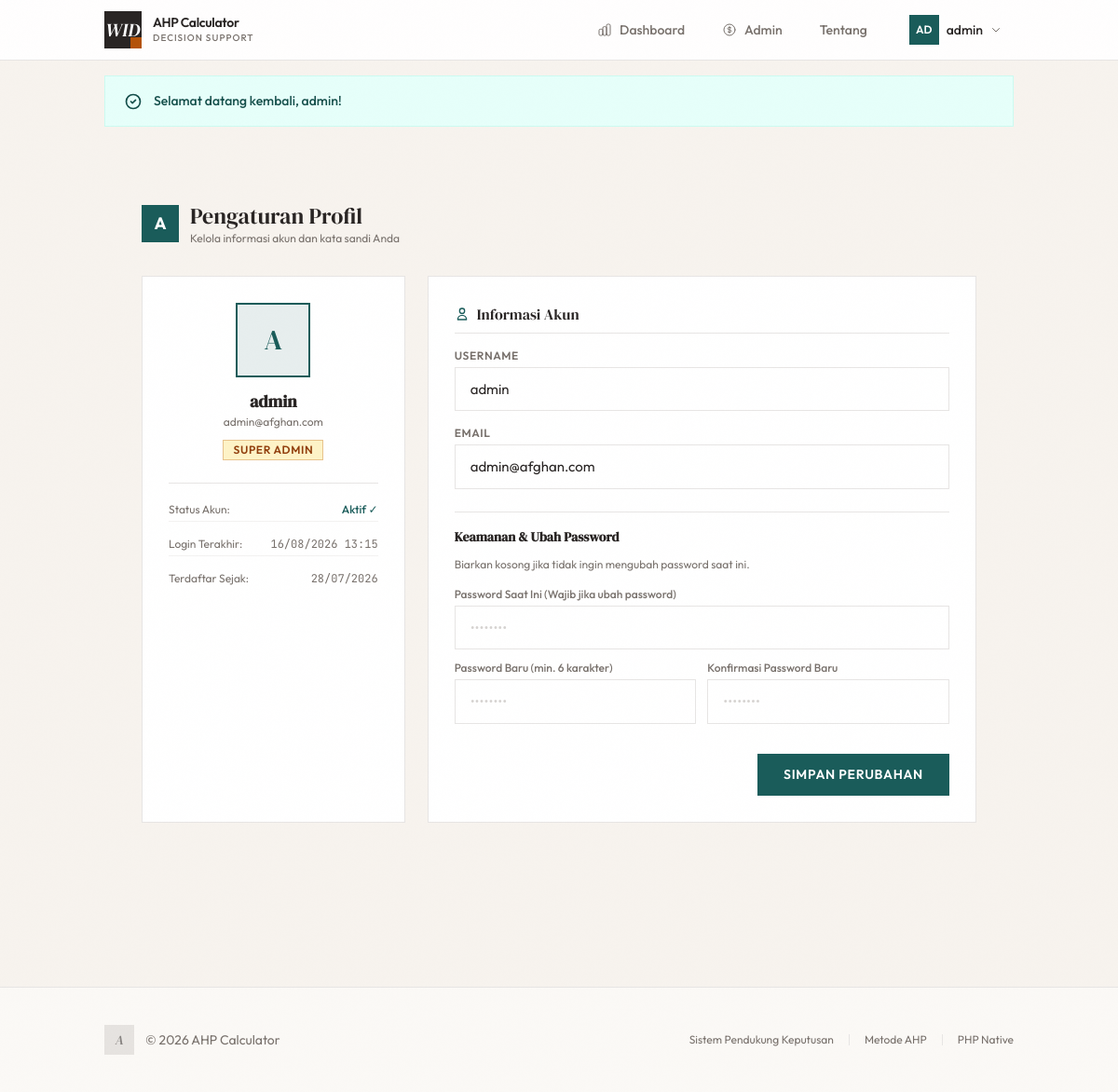
The page /?page=profile (signed in) on the database its author committed.
### tables this page shows
CREATE TABLE `users` (
  `id` int NOT NULL,
  `username` varchar(50) NOT NULL,
  `email` varchar(100) NOT NULL,
  `password_hash` varchar(255) NOT NULL,
  `role` enum('super_admin','user') NOT NULL DEFAULT 'user',
  `is_active` tinyint(1) DEFAULT '1',
  `last_login` timestamp NULL DEFAULT NULL,
  `created_at` timestamp NULL DEFAULT CURRENT_TIMESTAMP,
  `updated_at` timestamp NULL DEFAULT CURRENT_TIMESTAMP ON UPDATE CURRENT_TIMESTAMP
);

### db_helpers.php (called while the page is built, shortened)
<?php
function isLoggedIn()
{
    return isset($_SESSION["user_id"]) && $_SESSION["user_id"] > 0;
}
function isSuperAdmin()
{
    return isset($_SESSION["user_role"]) &&
        $_SESSION["user_role"] === "super_admin";
}
function getCurrentUser()
{
    $db = Database::getInstance();
    try {
        $user = $db->getRow(
            "SELECT id, username, email, role, is_active, last_login, created_at FROM users WHERE id = ?",
            [$_SESSION["user_id"]],
        );
    } catch (Exception $e) {
        $user = $db->getRow(
            "SELECT id, username, email, created_at FROM users WHERE id = ?",
            [$_SESSION["user_id"]],
        );
        if ($user) {
            $user["role"] = "user";
            $user["is_active"] = 1;
            $user["last_login"] = null;
        }
    }
    return $user;
}
function dbEnsureSettingsTable()
{
    static $ensured = false;
    if ($ensured) return;
    try {
        $ensured = true;
    } catch (Exception $e) {}
}
function dbGetSetting($key, $default = '')
{
    try {
        $db = Database::getInstance();
        $val = $db->getValue("SELECT setting_value FROM settings WHERE setting_key = ?", [$key]);
        if ($val !== null) return $val;
    } catch (Exception $e) {}
    $defaults = [
        'app_name' => APP_NAME,
        'app_institution' => APP_INSTITUTION,
        'app_logo_text' => 'A',
        'app_logo_url' => '',
        'report_signer_title' => 'Hormat Kami,',
        'report_signer_name' => 'Widya Corietania Basri, S.H., M.Kn.',
        'report_header_align' => 'center',
    ];
    return $defaults[$key] ?? $default;
}

### database.php (called while the page is built, shortened)
<?php
class Database {
    private static $instance = null;
    private $conn;
    private $host;
    private $user;
    private $pass;
    private $dbname;
    private $port;
    private function __construct() {
        $this->host = DB_HOST;
        $this->user = DB_USER;
        $this->pass = DB_PASS;
        $this->dbname = DB_NAME;
        $this->port = DB_PORT;
    }
    private function connect() {
        $this->conn = new mysqli($this->host, $this->user, $this->pass, $this->dbname, $this->port);
        $this->conn->set_charset("utf8mb4");
    }
    public static function getInstance() {
        if (self::$instance === null) {
            self::$instance = new self();
        }
        return self::$instance;
    }
    public function query($sql, $params = []) {
        $stmt = $this->conn->prepare($sql);
        if (!empty($params)) {
            $types = '';
            $values = [];
            foreach ($params as $param) {
                if (is_int($param)) {
                    $types .= 'i';
                } elseif (is_float($param)) {
                    $types .= 'd';
                } elseif (is_null($param)) {
                    $types .= 's';
                } else {
                    $types .= 's';
                }
                $values[] = $param;
            }
            $stmt->bind_param($types, ...$values);
        }
        $stmt->execute();
        $result = $stmt->get_result();
        return $result;
    }
    public function getRow($sql, $params = []) {
        $result = $this->query($sql, $params);
        if ($result instanceof mysqli_result) {
            return $result->fetch_assoc();
        }
        return null;
    }
    public function getValue($sql, $params = []) {
        $row = $this->getRow($sql, $params);
        if ($row) {
            return reset($row);
        }
        return null;
    }
}

### views/profile.php (the view, shortened to what this page needs)
<?php
$user = getCurrentUser();
$username = $user['username'] ?? $_SESSION['username'] ?? '';
$email = $user['email'] ?? '';
$role = $user['role'] ?? $_SESSION['user_role'] ?? 'user';
$lastLogin = $user['last_login'] ?? null;
$createdAt = $user['created_at'] ?? null;
?>
<div class="fade-in max-w-4xl mx-auto py-6">
    <div class="mb-8">
        <div class="flex items-center gap-3 mb-2">
            <div class="w-10 h-10 bg-teal flex items-center justify-center text-white text-lg font-bold">
                <?= strtoupper(substr($username, 0, 1)) ?>
            </div>
            <div>
                <h1 class="text-2xl font-display text-ink">Pengaturan Profil</h1>
                <p class="text-xs text-ink-muted">Kelola informasi akun dan kata sandi Anda</p>
            </div>
        </div>
    </div>
    <div class="grid grid-cols-1 md:grid-cols-3 gap-6">
        <div class="card border-border md:col-span-1">
            <div class="text-center pb-6 border-b border-border">
                <div class="w-20 h-20 bg-teal/10 border-2 border-teal text-teal font-display text-3xl flex items-center justify-center mx-auto mb-3">
                    <?= strtoupper(substr($username, 0, 1)) ?>
                </div>
                <h2 class="text-lg font-bold text-ink truncate"><?= htmlspecialchars($username) ?></h2>
                <p class="text-xs text-ink-muted truncate mb-2"><?= htmlspecialchars($email) ?></p>
                <span class="inline-block px-2.5 py-0.5 text-xs font-semibold uppercase tracking-wider <?= $role === 'super_admin' ? 'bg-gold-light text-gold-dark border border-gold/30' : 'bg-teal-xlight text-teal-dark border border-teal/20' ?>">
                    <?= $role === 'super_admin' ? 'Super Admin' : 'Pengguna' ?>
                </span>
            </div>
            <div class="pt-4 space-y-3 text-xs">
                <div class="flex justify-between py-1 border-b border-border/50">
                    <span class="text-ink-muted">Status Akun:</span>
                    <span class="font-medium text-teal">Aktif ✓</span>
                </div>
                <div class="flex justify-between py-1 border-b border-border/50">
                    <span class="text-ink-muted">Login Terakhir:</span>
                    <span class="font-mono text-ink-muted"><?= $lastLogin ? date('d/m/Y H:i', strtotime($lastLogin)) : '-' ?></span>
                </div>
                <div class="flex justify-between py-1">
                    <span class="text-ink-muted">Terdaftar Sejak:</span>
                    <span class="font-mono text-ink-muted"><?= $createdAt ? date('d/m/Y', strtotime($createdAt)) : '-' ?></span>
                </div>
            </div>
        </div>
        <div class="md:col-span-2 space-y-6">
            <div class="card border-border">
                <h2 class="text-base font-display text-ink mb-4 pb-2 border-b border-border flex items-center gap-2">
                    <svg class="w-4 h-4 text-teal" fill="none" stroke="currentColor" viewBox="0 0 24 24">
                        <path stroke-linecap="round" stroke-linejoin="round" stroke-width="2" d="M16 7a4 4 0 11-8 0 4 4 0 018 0zM12 14a7 7 0 00-7 7h14a7 7 0 00-7-7z"/>
                    </svg>
                    Informasi Akun
                </h2>
                <form method="POST" action="?page=profile">
                    <div class="space-y-4">
                        <div>
                            <label class="block text-xs font-semibold uppercase tracking-wider text-ink-muted mb-1">Username</label>
                            <input type="text" name="username" value="<?= htmlspecialchars($username) ?>" required minlength="3" class="input-field w-full text-sm">
                        </div>
                        <div>
                            <label class="block text-xs font-semibold uppercase tracking-wider text-ink-muted mb-1">Email</label>
                            <input type="email" name="email" value="<?= htmlspecialchars($email) ?>" required class="input-field w-full text-sm">
                        </div>
                        <div class="pt-4 border-t border-border mt-6">
                            <h3 class="text-sm font-semibold text-ink mb-3">Keamanan & Ubah Password</h3>
                            <p class="text-xs text-ink-muted mb-4">Biarkan kosong jika tidak ingin mengubah password saat ini.</p>
                            <div class="space-y-3">
                                <div>
                                    <label class="block text-xs font-medium text-ink-muted mb-1">Password Saat Ini (Wajib jika ubah password)</label>
                                    <input type="password" name="current_password" placeholder="••••••••" class="input-field w-full text-sm">
                                </div>
                                <div class="grid grid-cols-1 sm:grid-cols-2 gap-3">
                                    <div>
                                        <label class="block text-xs font-medium text-ink-muted mb-1">Password Baru (min. 6 karakter)</label>
                                        <input type="password" name="new_password" placeholder="••••••••" minlength="6" class="input-field w-full text-sm">
                                    </div>
                                    <div>
                                        <label class="block text-xs font-medium text-ink-muted mb-1">Konfirmasi Password Baru</label>
                                        <input type="password" name="confirm_password" placeholder="••••••••" minlength="6" class="input-field w-full text-sm">
                                    </div>
                                </div>
                            </div>
                        </div>
                        <div class="pt-4 flex justify-end">
                            <button type="submit" class="btn-primary cursor-pointer">
                                Simpan Perubahan
                            </button>
                        </div>
                    </div>
                </form>
            </div>
        </div>
    </div>
</div>

### views/header.php (shortened to what this page needs)
<!DOCTYPE html>
<html lang="id">
<head>
    <script src="assets/js/tailwindcss.js"></script>
    <link rel="stylesheet" href="assets/css/fonts.css">
</head>
<body>
    <nav class="sticky top-0 z-50 bg-white/90 backdrop-blur-md border-b border-border">
        <div class="max-w-5xl mx-auto px-4 sm:px-6">
            <div class="flex items-center justify-between h-16">
                <?php
                $navLogoUrl = dbGetSetting('app_logo_url');
                $navLogoText = dbGetSetting('app_logo_text', 'A');
                ?>
                <a href="?page=home" class="flex items-center gap-3 group">
                    <?php if (!empty($navLogoUrl)): ?>
                    <img src="<?= htmlspecialchars($navLogoUrl) ?>" alt="Logo" class="w-10 h-10 object-contain">
                    <?php else: ?>
                    <div class="w-10 h-10 bg-ink flex items-center justify-center relative overflow-hidden">
                        <span class="text-white font-display text-xl italic leading-none relative z-10"><?= htmlspecialchars($navLogoText) ?></span>
                        <div class="absolute bottom-0 right-0 w-3 h-3 bg-gold"></div>
                    </div>
                    <?php endif; ?>
                    <div class="flex flex-col">
                        <span class="text-sm font-semibold text-ink leading-tight tracking-tight"><?= htmlspecialchars(dbGetSetting('app_name', APP_NAME)) ?></span>
                        <span class="text-[10px] text-ink-muted uppercase tracking-widest font-medium">Decision Support</span>
                    </div>
                </a>
                <div class="flex items-center gap-1 sm:gap-2">
                    <a href="?page=dashboard"
                       class="btn-ghost text-xs sm:text-sm hidden sm:inline-flex">
                        Dashboard
                    </a>
                    <?php if (isSuperAdmin()): ?>
                    <a href="?page=admin-dashboard"
                       class="btn-ghost text-xs sm:text-sm">
                        Admin
                    </a>
                    <?php endif; ?>
                    <a href="?page=about"
                       class="btn-ghost text-xs sm:text-sm hidden sm:inline-flex">
                        Tentang
                    </a>
                    <?php if (isLoggedIn()):
                        $currentUser = getCurrentUser();
                    ?>
                    <div class="relative group ml-1 sm:ml-2">
                        <div class="flex items-center gap-2 px-3 py-1.5 border border-transparent group-hover:border-border cursor-pointer transition-all">
                            <div class="w-8 h-8 bg-teal flex items-center justify-center">
                                <span class="text-white text-xs font-semibold">
                                    <?= strtoupper(substr($currentUser['username'] ?? 'U', 0, 2)) ?>
                                </span>
                            </div>
                            <span class="text-sm font-medium text-ink hidden sm:inline">
                                <?= htmlspecialchars($currentUser['username'] ?? '-') ?>
                            </span>
                            <svg class="w-3 h-3 text-ink-muted group-hover:rotate-180 transition-transform" fill="none" stroke="currentColor" viewBox="0 0 24 24">
                                <path stroke-linecap="round" stroke-linejoin="round" stroke-width="2" d="M19 9l-7 7-7-7"/>
                            </svg>
                        </div>
                    </div>
                    <?php endif; ?>
                </div>
            </div>
        </div>
    </nav>
    <?php if (isset($_SESSION['flash_message'])): ?>
    <div class="max-w-5xl mx-auto px-4 sm:px-6 pt-4">
        <div class="flash-message flash-<?= $_SESSION['flash_type'] === 'error' ? 'error' : 'success' ?> fade-in">
            <div class="flex items-center gap-3">
                <?php if ($_SESSION['flash_type'] === 'error'): ?>
                <svg class="w-5 h-5 flex-shrink-0" fill="none" stroke="currentColor" viewBox="0 0 24 24">
                    <path stroke-linecap="round" stroke-linejoin="round" stroke-width="2" d="M12 8v4m0 4h.01M21 12a9 9 0 11-18 0 9 9 0 0118 0z"/>
                </svg>
                <?php else: ?>
                <svg class="w-5 h-5 flex-shrink-0" fill="none" stroke="currentColor" viewBox="0 0 24 24">
                    <path stroke-linecap="round" stroke-linejoin="round" stroke-width="2" d="M9 12l2 2 4-4m6 2a9 9 0 11-18 0 9 9 0 0118 0z"/>
                </svg>
                <?php endif; ?>
                <span><?= htmlspecialchars($_SESSION['flash_message']) ?></span>
            </div>
        </div>
    </div>
    <?php unset($_SESSION['flash_message'], $_SESSION['flash_type']); endif; ?>
    <main class="max-w-5xl mx-auto px-4 sm:px-6 py-10 sm:py-14">

### rows shown on the page
users: username "AD", username "admin", username "A", email "admin@afghan.com", last_login "16/08/2026 13:15", created_at "28/07/2026"

### other values the page prints
$navLogoText "WID"
dbGetSetting('app_name', APP_NAME) "AHP Calculator"
$_SESSION['flash_message'] "Selamat datang kembali, admin!"
